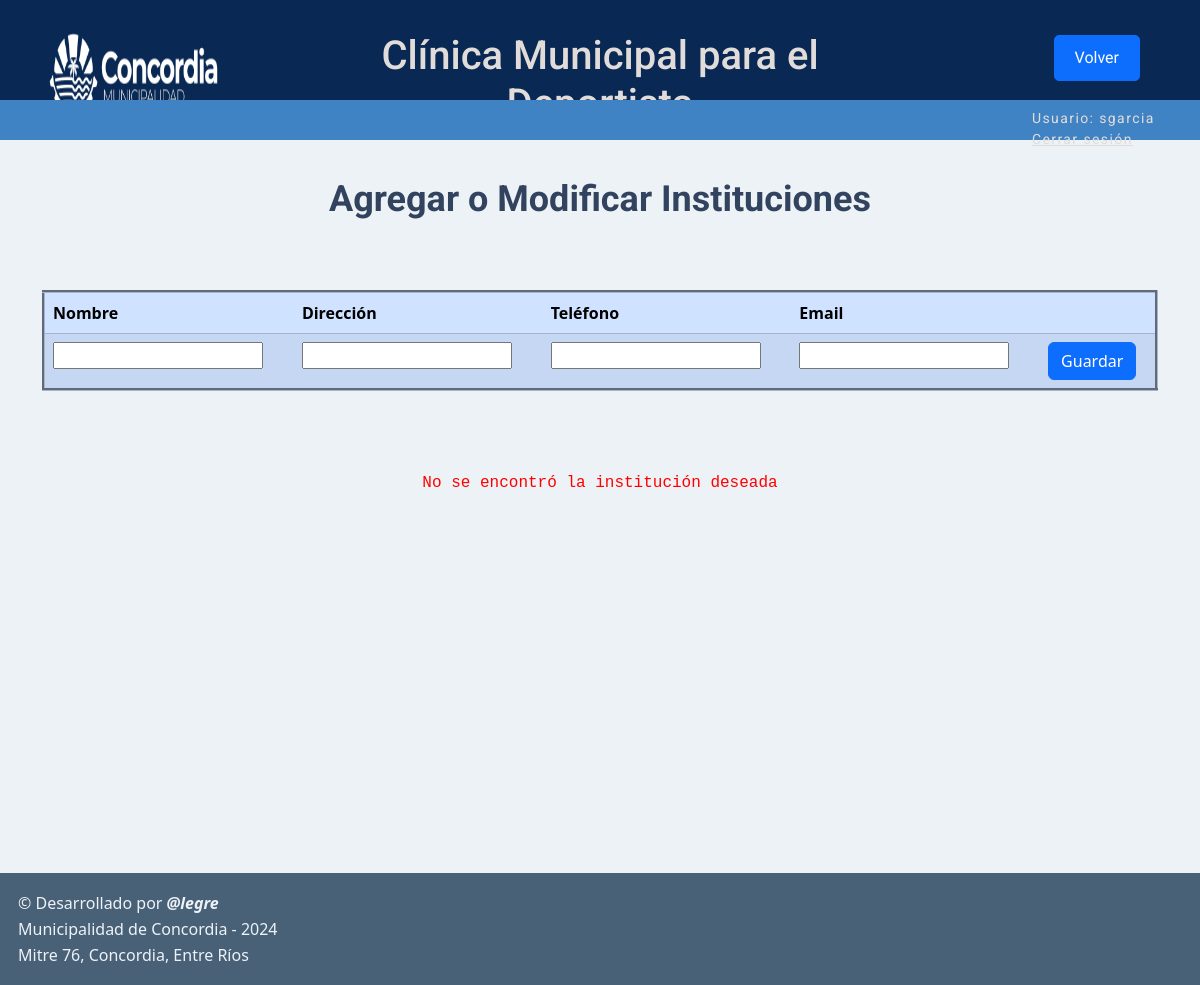
The page /clinica/edit-institucion/7/ (signed in) on the database as committed earlier.
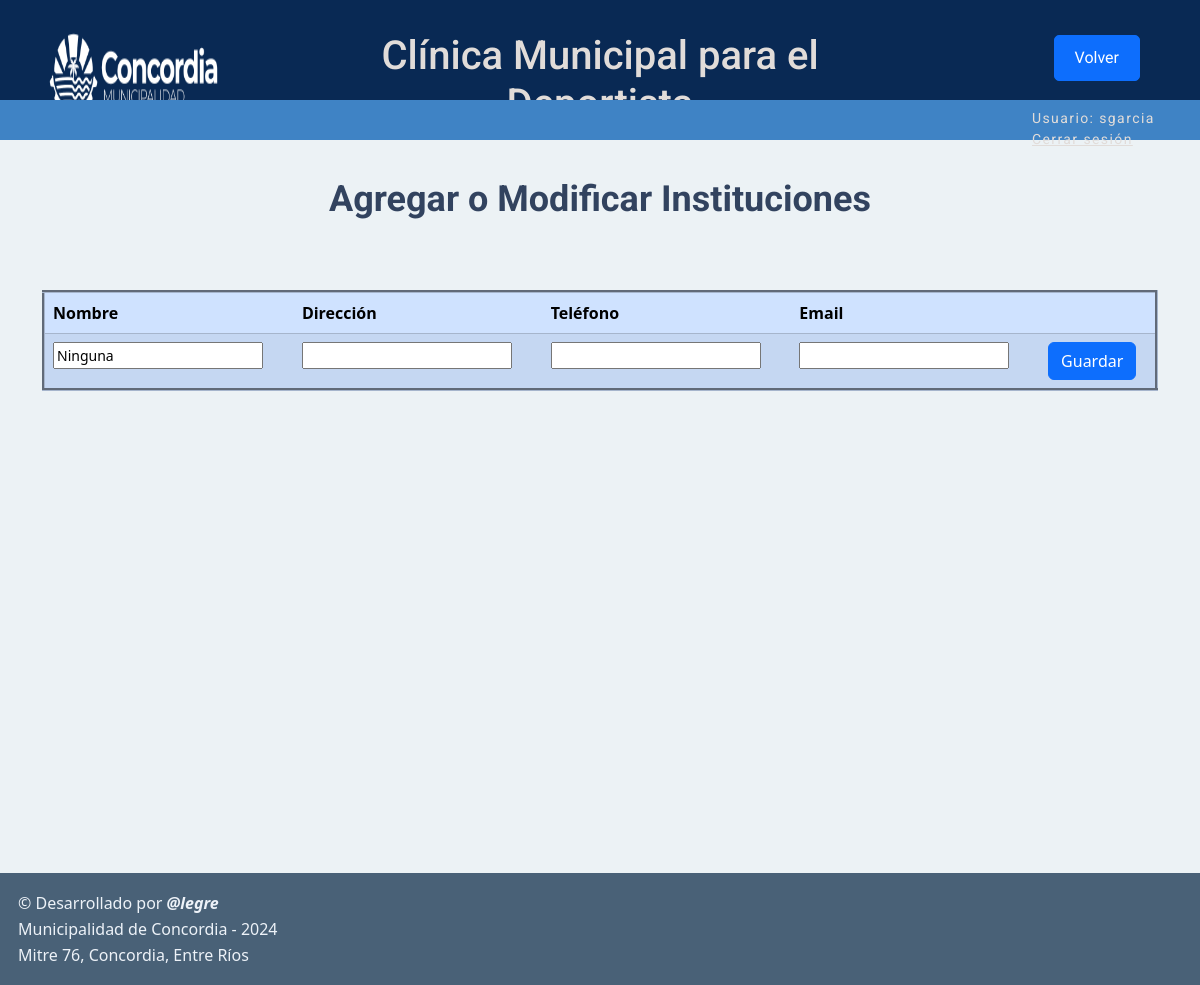
The same page on the database as committed later.
### main/models.py (models this page shows, shortened)
class Institucion(models.Model):
    nombre = models.CharField('Nombre', max_length=50)
    direccion = models.CharField('Dirección', max_length=30, null=True, blank=True)
    telefono = models.IntegerField('Teléfono', null=True, blank=True)
    mail = models.EmailField('E-mail', null=True, blank=True)
    class Meta:
        db_table = ''
        managed = True
        verbose_name = 'Institución'
        verbose_name_plural = 'Instituciones'

### main/views.py (the view)
# urls.py: path('edit-institucion/<int:id>/', login_required(views.editar_institucion), name='editar-institucion'), # editar info institución
@csrf_protect
@login_required
def editar_institucion(request, id, template_name='main/add-institucion.html'):
    form = InstitucionForm()
    error = None
    try:
        institucion = Institucion.objects.get(id=id)
        if request.method == 'GET':
            form = InstitucionForm(instance=institucion)
        else:
            form = InstitucionForm(request.POST, instance=institucion)
            if form.is_valid():
                form.save()
            return redirect('listar-instituciones')
    except ObjectDoesNotExist as e:
        error = 'No se encontró la institución deseada'
    return render(request, template_name, {'form': form, 'error': error})

### main/forms.py
class InstitucionForm(ModelForm):
    class Meta:
        model = Institucion
        fields = '__all__'

### templates/main/add-institucion.html (shortened to what this page needs)
{% extends 'main/base.html' %}
{% load static %}
{% block bloque_principal %}
    <a href={% url 'listar-instituciones' %} class="btn btn-primary boton-flotante">Volver</a>
    <p class="tit-page">{% block titulo_principal %}Agregar o Modificar Instituciones{% endblock %}</p>
    <div class='container'>
        <form method="post">
            <table class='table table-striped table-primary table-hover instituciones'>
                <thead>
                    <tr class="table-primary">
                        <th>Nombre</th>
                        <th>Dirección</th>
                        <th>Teléfono</th>
                        <th>Email</th>
                        <th></th>
                    </tr>
                </thead>
                <tr class="table-primary">
                    <td class="table-primary">{{ form.nombre }}</td>
                    <td class="table-primary">{{ form.direccion }}</td>
                    <td class="table-primary">{{ form.telefono }}</td>
                    <td class="table-primary">{{ form.mail }}</td>
                    <td class="table-primary"><button type="submit" class="btn btn-primary" value='Guardar'>Guardar</button></td>
                </tr>
            </table>
        </form>
    </div>
    <div class='separador-add'>
        {% if error %}
            <samp>{{ error }}</samp>
        {% else %}
            <samp></samp>
        {% endif %}
    </div>
{% endblock %}

Rows that differ between the two databases and show on the page:
added Institucion: nombre "Ninguna"
Other text that changed with them:
{{ error }}: "No se encontró la institución deseada" → (not shown)
